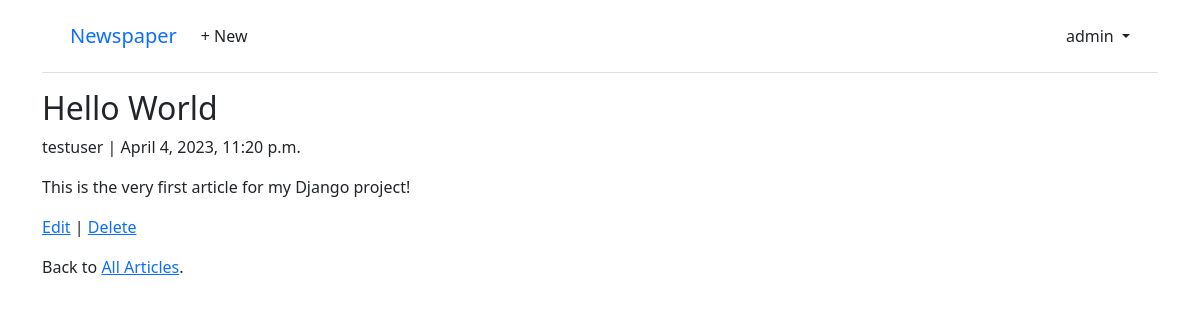
Page /articles/1/ (signed in) on the earlier database version.
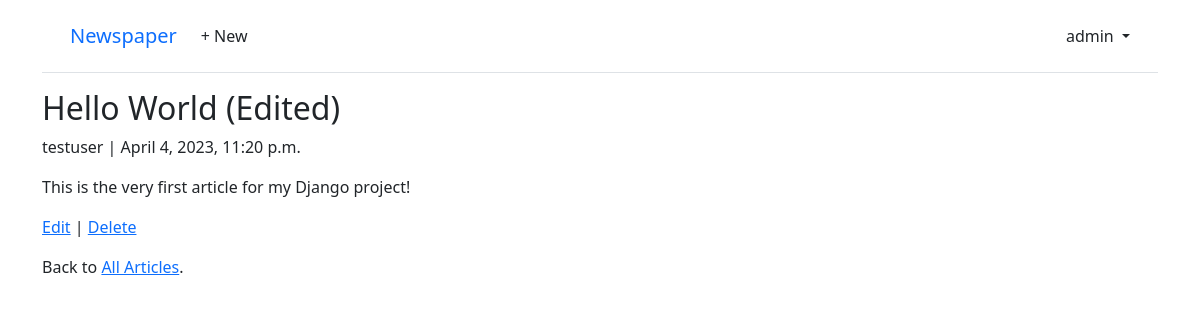
Same page on the later database version.
### articles/models.py (models this page shows, shortened)
class Article(models.Model):
    title = models.CharField(max_length=255)
    body = models.TextField()
    date = models.DateTimeField(auto_now_add=True)
    author = models.ForeignKey(
        settings.AUTH_USER_MODEL,
        on_delete=models.CASCADE,
    )

### accounts/models.py (models this page shows)
class CustomUser(AbstractUser):
    age = models.PositiveBigIntegerField(null=True, blank=True)

### articles/views.py (the view)
# urls.py: path("<int:pk>/", ArticleDetailView.as_view(), name="article_detail"),
class ArticleDetailView(LoginRequiredMixin, DetailView):
    model = Article
    template_name = "article_detail.html"

### templates/article_detail.html
{% extends 'base.html' %}
{% block content %}
    <div class="article-entry">
        <h2>{{ object.title }}</h2>
        <p>{{ object.author }} | {{ object.date }}</p>
        <p>{{ object.body }}</p>
    </div>
    <p>
        <a href="{% url 'article_edit' article.pk %}">Edit</a> |
        <a href="{% url 'article_delete' article.pk %}">Delete</a>
    </p>
    <p>Back to <a href="{% url 'article_list' %}">All Articles</a>.</p>
{% endblock content %}

Differences in the rows shown:
changed Article "This is the very first article for my Django project!": title "Hello World" → "Hello World (Edited)"
